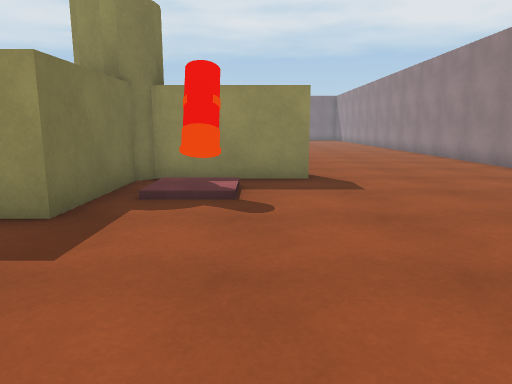
View 1 (above)

19 first-person views from a walk through a 3-D level made in the Unity game engine. The camera is 1.2 m above the floor, tilts 10° down and sees 70° across. The floor is counted in squares, 1 m on a side. Each view is taken from the middle of a square. On the plan, view 1 faces up. The plan holds only what a view shows up to about 15 squares ahead; the rest is blank. The player character is not drawn.

View 2
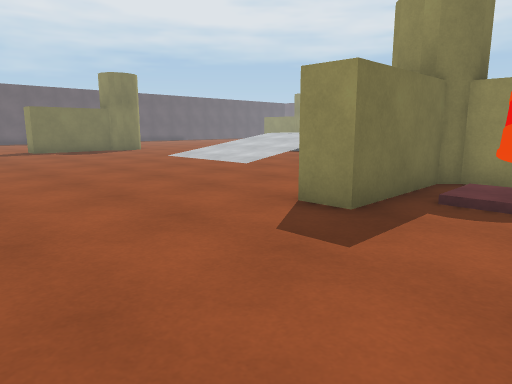

View 3
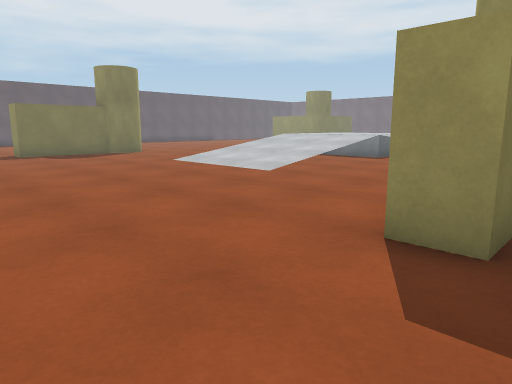

View 4
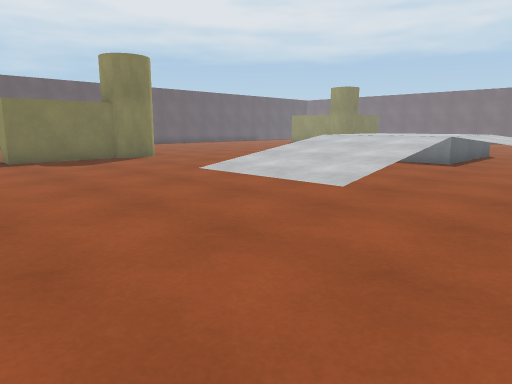

View 5
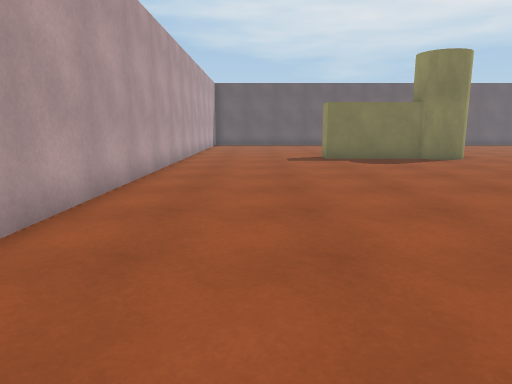

View 6
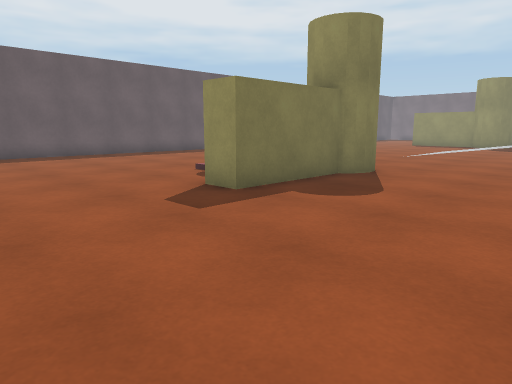

View 7
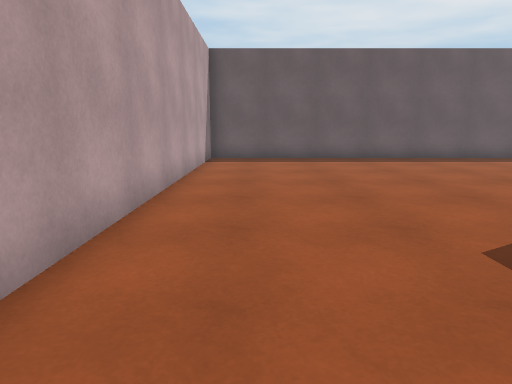

View 8
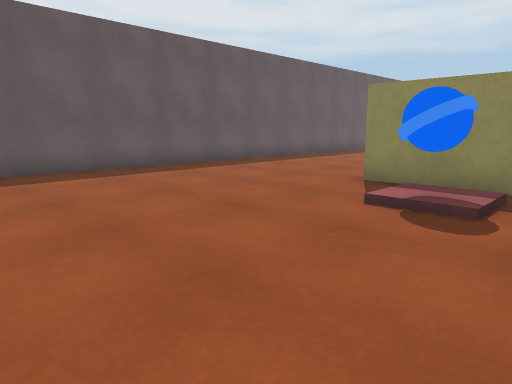

View 9
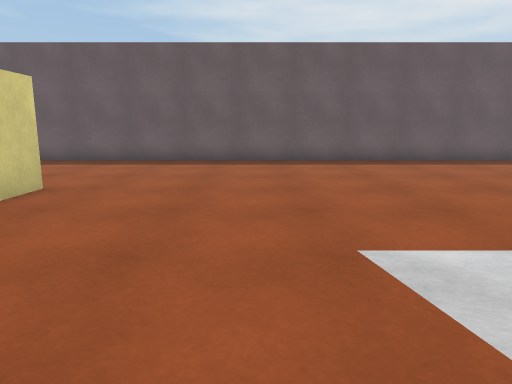

View 10
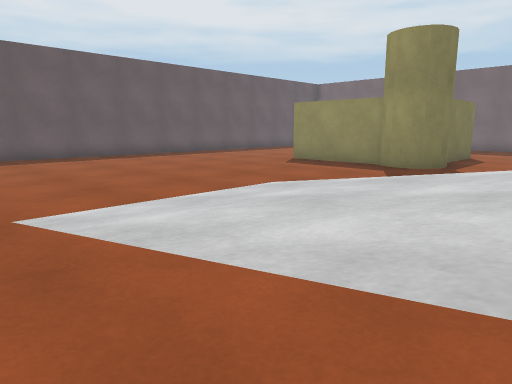

View 11
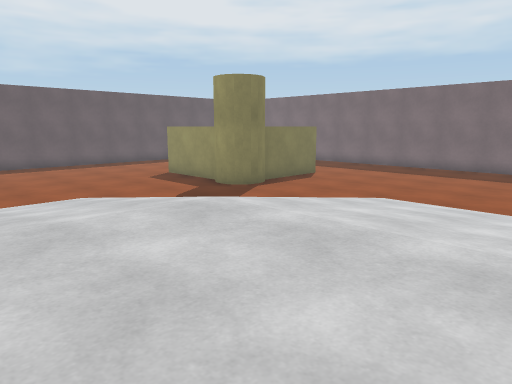

View 12
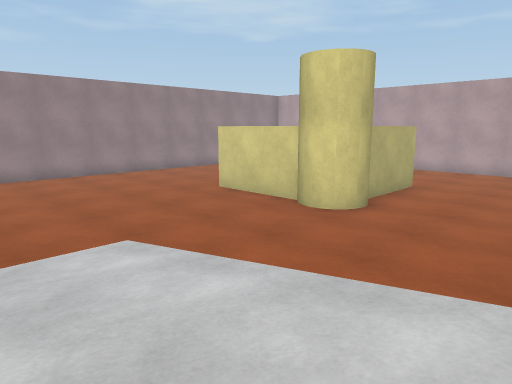

View 13
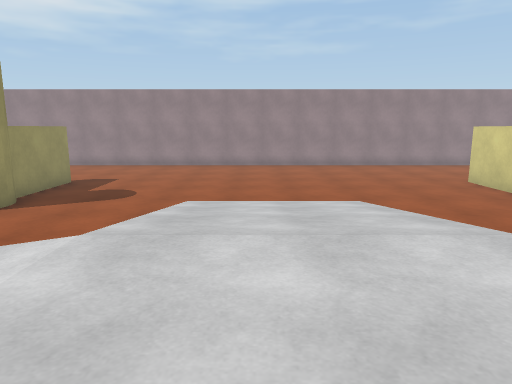

View 14
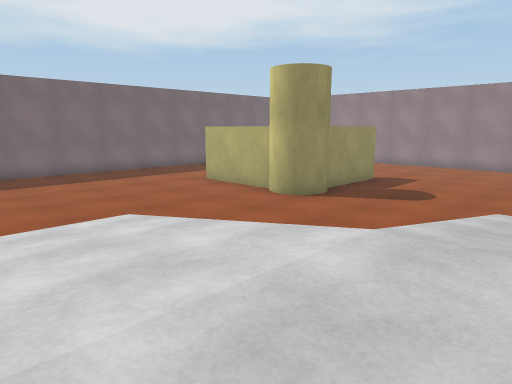

View 15
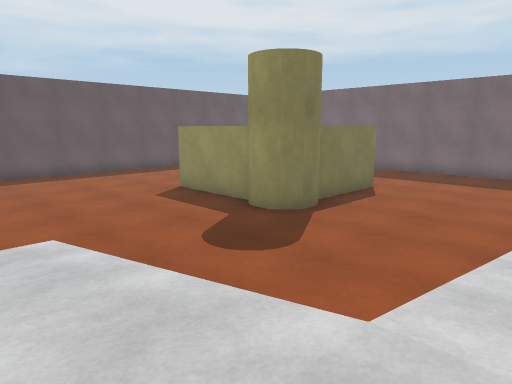

View 16
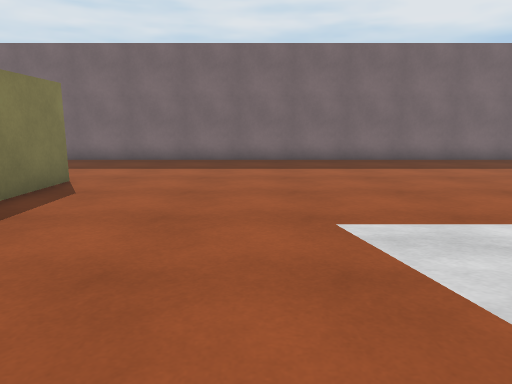

View 17
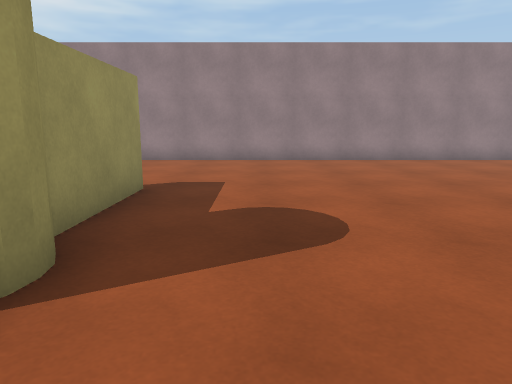

View 18
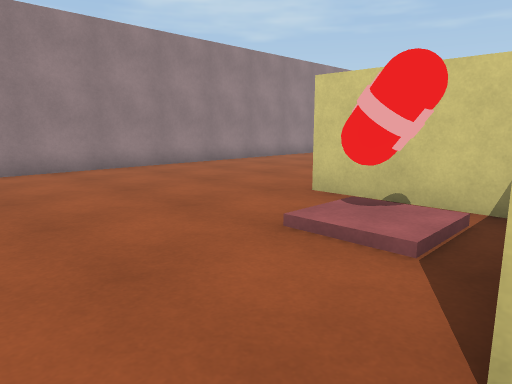

View 19
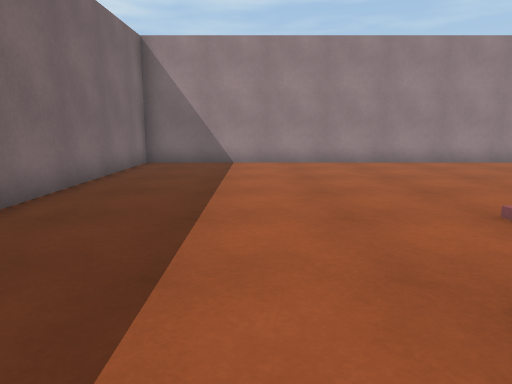

### Floor plan
Key: @ floor where view 1 was taken; # wall or solid block; . main floor; : floor 1 m higher than the main floor; / step, stairs or slope; = window, fence, low wall or low ledge; C yellow cylinder; O other object.
Columns run from 31 left of view 1 to 8 right of it. Each row starts with its distance up from view 1.
 36          ##################    #########
 35           ................    .........#
 34           ...............   ...........#
 33           ...............   ...........#
 32            ................ ...........#
 31            ................ ...........#
 30             #..............##..........#
 29             #..............# ..........#
 28             #..............# .O........#
 27             #..............# ..........#
 26      ..     C..............C ####......#
 25     ...####CC....//////....CC####......#
 24 #  ..............//////................#
 23 #................////// ...............#
 22 #................=/////  ..............#
 21 #................#/////  ..............#
 20 #.........../////=:::://////...........#
 19 #.........../////:::::://///...........#
 18 #.........../////:::::://///...........#
 17 #.........../////:::::://///...........#
 16 #.........../////  :::://///...........#
 15 #...........///=# ::::=#=///...........#
 14 #.............. . /////................#
 13 #............... =/////................#
 12 #............... //////................#
 11 #............... //////................#
 10 #......##  CC....//////....CC####......
  9 #......#### C..............C#####.....
  8 #........O. #..............##.........
  7 #.......OO. #..............##.O......
  6 #.......... #..............##.O.....
  5 #..........##..............##.......
  4 #..................................
  3 #.................................
  2 #.................................
  1 #..............................
  0 #........................   .. @
 -1 #######################

Positions as (right, up) in squares from view 1, and headings:
1: (0, 0), facing up
2: (0, 0), facing up-left
3: (-2, 1), facing up-left
4: (-5, 2), facing up-left
5: (-5, 2), facing left
6: (-14, 0), facing up-left
7: (-16, 1), facing left
8: (-20, 1), facing up-left
9: (-17, 14), facing left
10: (-15, 14), facing up-left
11: (-9, 16), facing up-left
12: (-9, 18), facing down-right
13: (-13, 18), facing right
14: (-13, 18), facing up-right
15: (-13, 18), facing up-left
16: (-15, 22), facing up
17: (-6, 23), facing right
18: (-3, 32), facing down-right
19: (-5, 32), facing right
